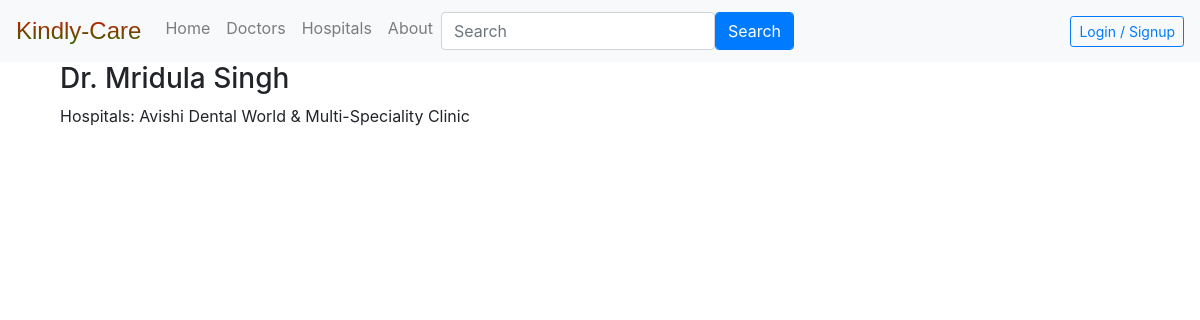
Screenshot of /docs with the database file from the repository.
### kindlycare/models.py (models this page shows, shortened)
class Doctors(db.Model, UserMixin):
    __tablename__ = 'doctors'
    id = db.Column(db.Integer,primary_key = True)
    name = db.Column(db.String(20),nullable = False)
    password = db.Column(db.String(20))
    email = db.Column(db.String(64),unique = True,index = True)
    visiting_hours = db.Column(db.String(20),nullable = False)
    qualification = db.Column(db.String(50),nullable = False)
    specialization = db.Column(db.String(140))
    consultation_fees = db.Column(db.Integer, nullable = False)
    profile_image = db.Column(db.String(64),default = 'default_image.jpg')
    experience = db.Column(db.Text,nullable = False)
    contact_number = db.Column(db.String(10),nullable = False)
    description = db.Column(db.Text,nullable = False)
    hospitals_name = db.relationship('Hospitals',secondary=relate, backref = db.backref('doctor', lazy = True))

class Hospitals(db.Model):
    __tablename__ = 'hospital'
    id = db.Column(db.Integer,primary_key=True)
    name = db.Column(db.String(100),nullable=False)
    speciality = db.Column(db.String(50),nullable=False)
    description = db.Column(db.Text,nullable=False)
    contact_no = db. Column(db.Integer,nullable=False)
    address = db.Column(db.Text,nullable=False)
    start_time = db.Column(db.Time,nullable=False)
    end_time = db.Column(db.Time,nullable=False)
    days = db.Column(db.PickleType,nullable=False)
    doctors_name = db.relationship('Doctors',secondary=relate, backref = db.backref('hospital', lazy = True))
    feedbacks = db.relationship('Feedback',backref='hospital')

### kindlycare/core/views.py (the view)
@core.route('/docs')
def docs():
    docs = Doctors.query.all()
    return render_template('home.html',docs=docs)

### kindlycare/templates/home.html (shortened to what this page needs)
{% extends 'base.html' %}
{% block content %}
<div class="container">
    {% if docs %}
        {% for doc in docs %}
        <h3>{{doc.name}}</h3>
        {% for h in doc.hospital %}
        <p>Hospitals: {{h.name}}</p>
        {% endfor %}
        {% endfor %}
    {% endif %}
</div>
{% endblock %}

### rows the page displays
Doctors: name "Dr. Mridula Singh"
Hospitals: name "Avishi Dental World & Multi-Speciality Clinic"
